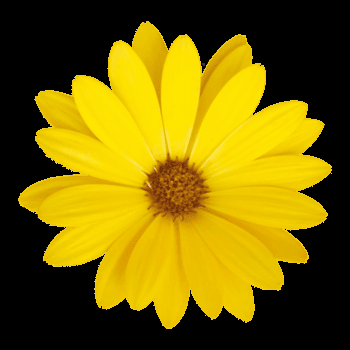
#> input picture flower.png, 350 x 350 px, found by its file name
$ python hmk.py
#> lines starting #> are read from the running program, lines starting #| are printed output that depends on the picture
import cv2
image = cv2.imread('/Users/adhi/Desktop/Open CV/Lesson1/flower.png', 1)
#> image is the input picture: shape (350, 350, 3); mean B, G, R 1.6, 101.5, 120.8

B, G, R = cv2.split(image)
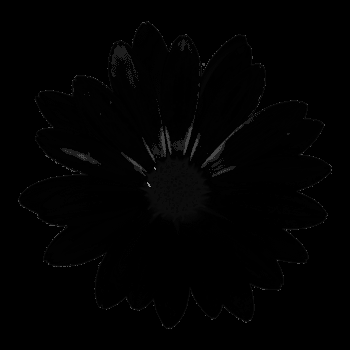
#> B: shape (350, 350); min 0, max 136, mean 1.6
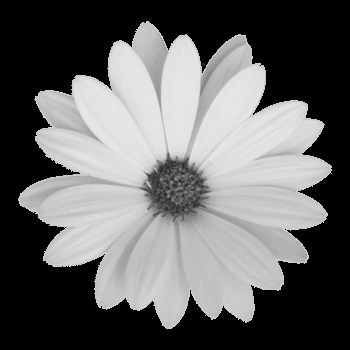
#> G: shape (350, 350); min 0, max 230, mean 101.5
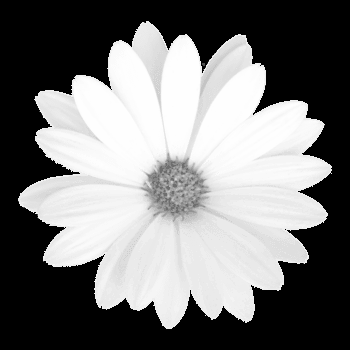
#> R: shape (350, 350); min 0, max 254, mean 120.8
cv2.imshow("original", image)
cv2.imshow("bluesaturatedimg", B)
cv2.imshow("greensaturatedimg", G)
cv2.imshow("redsaturatedimg", R)

cv2.waitKey(0)
cv2.destroyAllWindows()
